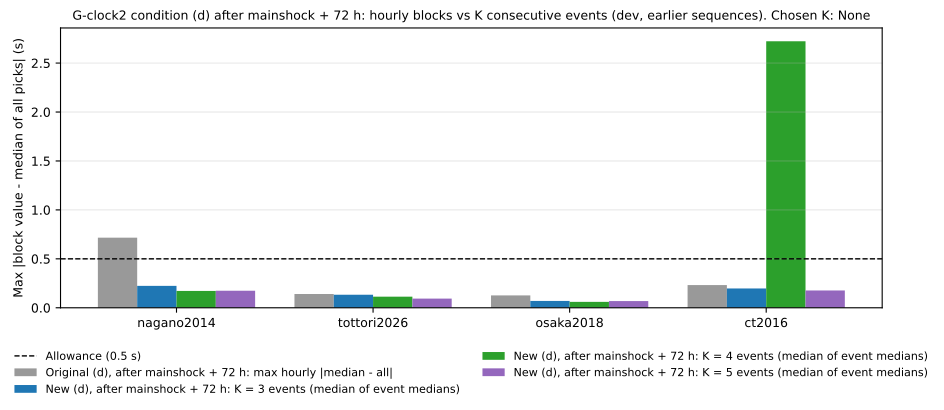

Source code (Python):
#!/usr/bin/env python3
# =============================================================================
# Script : 25_04z_gclock2_test_period_block_dev.py  (v1)
#          [事前登録 25(島根県西部 2018)の G-clock2 (d) の作り直しの 3 回目の dev。25_04y の「続いた K 地震」を、試験の地震を取る
#           期間(本震 + 72 h より後)だけで見る形を、既に結果の出た系列のキャッシュで試す。あわせて、外れた地震がいつ起きたかを出す。
#           島根のデータは一つも読まない。位置の計算はしない]
# Project: ARGUS(新生)— 事前登録 25 の準備(規則を凍結する前の dev)
#
# なぜ 3 回目か(2 回目 25_04y v1 SHA-256 8c7f891c… の結果。2026-11-17、4 系列):
#   続いた K 地震(K = 2・3・4、地震ごとの中央値の中央値)は、4 系列の全ての K で、元のキャッシュで FAIL した。
#   最も外れた窓の始まり(JST): 長野 2014-11-22 23:07・11-23 12:47、鳥取 2026-01-06 10:26〜10:48、大阪 2018-06-18 08:04〜08:07、
#   鳥取中部 2016-10-21 15:11・23:58。どれも本震から十数時間以内で、続いた 2〜3 地震の P がまとめて数 s〜十数 s 外れていた。
#   大阪(_a04)と長野(_r1)のキャッシュは、既に R1(発生の 15 s 前〜5 s 後に別の地震がある地震を除く)を当てたものなので、
#   気象庁の一覧にある地震との重なりでは説明できない(本震直後の一覧に載らない地震や本震のコーダを拾ったと考えられる。この dev で
#   「本震からの時間」を出して確かめる)。陰性対照の割合 1.000 は、元のキャッシュが既に FAIL なので、足す前から決まっていた値。
#   25_04y の作りは捨てる(事前登録 25 で開示する)。
#
# 新しい (d)(案。この dev の後に事前登録 25 で凍結する):
#   0. 見る地震: 本震(キャッシュで Mj 最大)の発生から 72 h より後の地震だけ(試験の候補を取る期間と同じ。24 の POOL_H = 72 h)。
#      理由: (d) が守るのは試験の地震の時刻。本震直後の数十時間は、一覧に載らない地震が多く、検測の取り違えが続いて起き、
#      全ての局に同じだけ乗るずれと見分けられない(25_04y)。その期間の地震は試験に使わない。
#   1. 残り r = P の時刻 − 震源距離 / 6.0 km/s(24_04d と同じ。PhaseNet の P、p_fallback = 0)。0 の地震の全ての検測の中央値 M を引く。
#   2. 0 の地震を発生時刻の順に並べ、続いた K 個の地震ごとに、地震ごとの検測の中央値の中央値 − M を出す。
#      その K 地震の検測が合わせて 20 以上の時だけ判定する。
#   3. 全ての判定した窓で |値| ≤ 0.5 s なら合格。判定した窓が 1 つも無ければ合格としない。
#   考え方: K ≥ 3 の中央値の中央値は、1 地震だけの外れ(大きさによらない)では、他の地震が正常なら動かない。
#   限界: 区切り(約 2 時間)に地震が 1 つしかない時の組み立ての誤りは、その 1 地震の誤差と見分けられない(元の (d) と同じ)。
#         本震 + 72 h までの地震の時刻は (d) では見ない(事前登録 25 で書く)。
#
# K の選び方(この dev を回す前に決めた。回した後に変えない):
#   K ∈ {3, 4, 5} のうち、次を全て満たす最小の K を事前登録 25 で使う(K = 2 は 2 つの中央値の平均になり、1 地震 ±3 s で必ず外れるので外した)。
#   (i)  4 系列の元のキャッシュで全て合格。
#   (ii) 陰性対照(0 の地震の 1 つの全ての局に ±1・±3・±10 s のどれか。全ての地震について 1 つずつ): FAIL になった割合が、
#        6 つのずれのどれでも、4 系列の全てで 0.01 以下。
#   (iii)陽性対照(続いた 4 地震の全ての局に +0.6 s。全ての始まりについて): 見つけた割合が 4 系列の全てで 0.95 以上。
#   --cache に書いた系列が 1 つでも読めない時は K を選ばない。どの K も満たさなければ、満たさなかった項目を貼って作りを見直す。
#   記述(判定には使わない): 本震からの時間と外れた地震の一覧(全ての期間、|地震の中央値 − M| の大きい順に 10)、全ての期間で見た同じ K の値、
#   元の (d)(1 時間ごと・本震 + 72 h より後)、続いた 1・2・3・4 地震に +0.6 s を足した時に見つけた割合、窓の長さ。
#
# Usage(Colab。25_04y と同じノートで回せる。セルは 25_04z_COLAB_JA.md の Z1・Z2):
#   !python /content/drive/MyDrive/ARGUS/src/25_04z_gclock2_test_period_block_dev.py --cache 名前=場所 ... --out /content/drive/MyDrive/ARGUS/data/25_04z
# 出力  : <out>/25_04z_gclock2_test_period_block_dev.json / .pdf。(i)〜(iii) を満たす K が無ければ exit code 1。
# =============================================================================
import sys, json, argparse, hashlib
from datetime import datetime, timedelta
from pathlib import Path
import numpy as np

ap = argparse.ArgumentParser(description="25_04z: 新しい G-clock2 (d)(本震 + 72 h より後の続いた K 地震ごと)の dev。既に結果の出た系列のキャッシュだけを読む")
ap.add_argument("--cache", action="append", default=[], help="名前=キャッシュの場所(.pt)。何度でも")
ap.add_argument("--out", default="", help="出力の置き場所")
ap.add_argument("--selftest", action="store_true")
a = ap.parse_args()
VP, MIN_N, TOL = 6.0, 20, 0.5
KS = (3, 4, 5)
POOL_H = 72.0
NEG_SHIFTS, POS_SHIFT, POS_LEN = (1.0, -1.0, 3.0, -3.0, 10.0, -10.0), 0.6, 4
NEG_MAX_RATE, POS_MIN_RATE = 0.01, 0.95
TAG = "[25_04z]"

def jst_sec(ot):                                                 # 24_04d と同じ: 秒で切って 9 時間を足す
    t = datetime.strptime(str(ot).replace("T", " ")[:19], "%Y-%m-%d %H:%M:%S")
    return t + timedelta(hours=9)

def load_picks(EV):
    """24_04d と同じ残り。戻り値: 地震ごとの (発生時刻, 地震の番号, 残りの配列) を発生時刻の順に"""
    out = []
    for ie, e in enumerate(EV):
        n = int(e["n_real_stations"]); tp = np.asarray(e["tp_times"], float)[:n]; pf = np.asarray(e["p_fallback"]).astype(int)[:n]
        loc = np.asarray(e["sta_locs"], float)[:n]
        if "dist_km" in e: d = np.asarray(e["dist_km"], float)[:n]
        else:
            sl = np.asarray(e["src_loc"], float)
            epi = 111.19 * np.hypot(loc[:, 0] - sl[0], (loc[:, 1] - sl[1]) * np.cos(np.radians(sl[0]))); d = np.hypot(epi, sl[2])
        ok = (pf == 0) & np.isfinite(tp) & np.isfinite(d)
        if ok.any(): out.append((jst_sec(e["origin_time"]), ie, tp[ok] - d[ok] / VP, float(e["mw"])))
    out.sort(key=lambda x: (x[0], x[1]))
    return [(t, ie, r) for t, ie, r, _ in out], {ie: m for _, ie, _, m in out}

def judged_period(evs_all, t_main):
    """本震 + 72 h より後(ちょうど 72 h は含めない)の地震だけ"""
    return [x for x in evs_all if (x[0] - t_main).total_seconds() > POOL_H * 3600]

def wstat(rs, pooled=False):
    """窓の値: 地震ごとの中央値の中央値(pooled=True なら全ての検測をまとめた中央値)。検測が合わせて 20 未満なら None"""
    if sum(len(r) for r in rs) < MIN_N: return None
    if pooled: return float(np.median(np.concatenate(rs)))
    return float(np.median([np.median(r) for r in rs]))

def block_check(evs, K, M, pooled=False):
    """続いた K 地震ごとの |値 − M| の最大。戻り値 (最大, その窓の始まり, 窓の数)"""
    mx, at, nw = 0.0, None, 0
    for j in range(0, len(evs) - K + 1):
        w = wstat([evs[j + i][2] for i in range(K)], pooled)
        if w is None: continue
        v = w - M; nw += 1
        if abs(v) > abs(mx): mx, at = v, evs[j][0]
    return mx, at, nw

def window_spans_h(evs, K):
    return np.array([(evs[j + K - 1][0] - evs[j][0]).total_seconds() / 3600 for j in range(0, len(evs) - K + 1)
                     if sum(len(evs[j + i][2]) for i in range(K)) >= MIN_N])

def hourly(evs, M, multi_only=False):
    H = {}
    for t, ie, r in evs: H.setdefault(f"{t:%Y-%m-%d %H}", []).append((ie, r))
    v = []
    for h, xs in H.items():
        rr = np.concatenate([r for _, r in xs])
        if len(rr) < MIN_N or (multi_only and len(xs) < 2): continue
        v.append((abs(float(np.median(rr)) - M), h))
    return (max(v) if v else (None, None)), len(v)

def shifted_events(evs, idx, ds):
    return [(t, ie, (r + ds) if j in idx else r) for j, (t, ie, r) in enumerate(evs)]

def window_values(evs, K, M):
    """続いた K 地震の窓ごとの値(中央値 − M)。検測 20 未満の窓は NaN"""
    v = np.full(max(0, len(evs) - K + 1), np.nan)
    for j in range(len(v)):
        w = wstat([evs[j + i][2] for i in range(K)])
        if w is not None: v[j] = w - M
    return v

def max_with_shift(evs, K, M, base, S, ds):
    """地震の集合 S に ds を足した時の、全ての窓の |値| の最大(S に掛かる窓だけを計算し直す)"""
    lo, hi = max(0, min(S) - K + 1), min(len(base) - 1, max(S))
    outside = np.concatenate([base[:lo], base[hi + 1:]])
    m = float(np.nanmax(np.abs(outside))) if outside.size and np.isfinite(outside).any() else 0.0
    for j in range(lo, hi + 1):
        w = wstat([evs[j + i][2] + (ds if (j + i) in S else 0.0) for i in range(K)])
        if w is not None: m = max(m, abs(w - M))
    return m

def rates(evs, K, M):
    """陰性対照: 1 地震ずつ ±1・±3・±10 s → FAIL の割合(6 つのうち最大を判定に使う)。陽性対照: 続いた POS_LEN 地震に +0.6 s(全ての始まり)→ 見つけた割合。
    M は元のキャッシュの全体の中央値のまま(POS_LEN 地震は全体のごく一部なので、M の動きは小さい)"""
    base = window_values(evs, K, M)
    if not base.size or not np.isfinite(base).any():
        return dict(neg_fail_rate=None, neg_fail_rate_by_shift={}, n_neg=len(evs), pos_detect_rate=None, n_pos=0, detect_by_run_length={})
    by = {}
    for ds in NEG_SHIFTS:
        by[f"{ds:+g}"] = sum(max_with_shift(evs, K, M, base, {j}, ds) > TOL for j in range(len(evs))) / len(evs)
    def det(L):
        tot = max(0, len(evs) - L + 1)
        return (sum(max_with_shift(evs, K, M, base, set(range(j, j + L)), POS_SHIFT) > TOL for j in range(tot)) / tot) if tot else None, tot
    pos, pos_tot = det(POS_LEN)
    runs = {str(L): det(L)[0] for L in (1, 2, 3, 4)}
    return dict(neg_fail_rate=max(by.values()), neg_fail_rate_by_shift=by, n_neg=len(evs), pos_detect_rate=pos, n_pos=pos_tot,
                detect_by_run_length=runs)

def selftest():
    def check(c, m):
        if not c: sys.exit(f"{TAG} STOP: selftest に失敗: {m}")
    rng = np.random.default_rng(1)
    t0 = datetime(2018, 4, 12)
    evs = [(t0 + timedelta(minutes=40 * j), j, 0.3 + rng.normal(0, 0.15, 24)) for j in range(120)]
    M = float(np.median(np.concatenate([r for _, _, r in evs])))
    for K in KS: check(abs(block_check(evs, K, M)[0]) <= TOL, f"正常は合格 K={K}")
    check(abs(block_check(shifted_events(evs, {50}, 1.0), 3, M)[0]) <= TOL, "1 地震の全局 +1.0 s は K=3 で合格")
    big = [(t, ie, (np.concatenate([r, 0.3 + rng.normal(0, 0.15, 36)]) if ie == 50 else r[:5])) for t, ie, r in evs]   # 検測の多い 1 地震
    check(abs(block_check(shifted_events(big, {50}, 1.0), 3, M)[0]) <= TOL, "検測の多い 1 地震 +1.0 s も K=3 で合格(地震ごとの中央値の中央値)")
    check(abs(block_check(shifted_events(big, {50}, 1.0), 3, M, pooled=True)[0]) > TOL, "まとめた中央値なら不合格(違いの確かめ)")
    check(abs(block_check(shifted_events(evs, {50}, 1.0), 1, M)[0]) > TOL, "K=1(元の 1 時間・地震 1 つと同じ)では不合格")
    check(abs(block_check(shifted_events(evs, {50, 51, 52, 53}, 0.6), 3, M)[0]) > TOL, "続いた 4 地震 +0.6 s は K=3 で不合格")
    r = rates(evs, 3, M)
    check(r["neg_fail_rate"] <= NEG_MAX_RATE and r["pos_detect_rate"] >= POS_MIN_RATE, f"割合 {r}")
    base = window_values(evs, 3, M)
    for S in ({0}, {50}, {118, 119}, {10, 11, 12, 13}, {3, 4}):
        check(abs(max_with_shift(evs, 3, M, base, S, 0.7) - abs(block_check(shifted_events(evs, S, 0.7), 3, M)[0])) < 1e-12, f"速い計算と同じ {S}")
    few = [(t, ie, rr[:3]) for t, ie, rr in evs]                  # 1 地震 3 検測: K 地震を合わせても 20 未満の窓は判定しない
    check(block_check(few, 3, M)[2] == 0 and block_check(few, 4, M)[2] == 0, "検測 20 未満の窓は判定しない")
    tm = t0 - timedelta(hours=72) + timedelta(minutes=40 * 5)       # 6 つ目(40 分 × 5)がちょうど 72 h: 0〜5 番目は除き、6 番目から残す
    kept = judged_period(evs, tm)
    check(len(kept) == 114 and kept[0][1] == 6, f"本震 + 72 h の切り方(ちょうど 72 h は除く) {len(kept)}")
    EVm = [dict(n_real_stations=2, tp_times=[5.0, 7.0], p_fallback=[0, 1], sta_locs=[[35.0, 132.0], [35.1, 132.1]], dist_km=[30.0, 40.0],
                origin_time="2018-04-08 16:32:30.81", mw=6.1)]
    ev1, mj1 = load_picks(EVm)
    check(len(ev1) == 1 and abs(ev1[0][2][0] - 0.0) < 1e-12 and ev1[0][0] == datetime(2018, 4, 9, 1, 32, 30) and mj1[0] == 6.1,
          "残り・p_fallback・JST・Mj の読み方")
    print(f"{TAG} selftest: 正常・陰性対照・陽性対照・K=1 との違い・検測の多い 1 地震・まとめた中央値との違い・割合・速い計算と総当たりの一致・検測 20 未満・72 h の切り方・読み方の 11 例に合格")

selftest()
if a.selftest: sys.exit(0)
import torch
if not a.cache: sys.exit(f"{TAG} STOP: --cache が 1 つも無い")
OUT = Path(a.out) if a.out else Path(".")
OUT.mkdir(parents=True, exist_ok=True)
print(f"{TAG} 本スクリプト v1 SHA-256 {hashlib.sha256(Path(__file__).read_bytes()).hexdigest()}")
RES = {}; SKIP = []
for spec in a.cache:
    if "=" not in spec: sys.exit(f"{TAG} STOP: --cache は 名前=場所 の形({spec})")
    name, path = spec.split("=", 1); p = Path(path)
    if not p.exists():
        print(f"\n{TAG} {name}: {p} が無いので飛ばす(K は選ばない)"); SKIP.append(name); continue
    sha = hashlib.sha256(p.read_bytes()).hexdigest()
    EV = torch.load(p, weights_only=False); evs_all, MJ = load_picks(EV)
    im = int(np.argmax([float(e["mw"]) for e in EV])); t_main = jst_sec(EV[im]["origin_time"])
    evs = judged_period(evs_all, t_main)
    if not evs:
        print(f"\n{TAG} {name}: 本震 + {POOL_H:g} h より後に P を測った地震が無いので飛ばす(K は選ばない)"); SKIP.append(name); continue
    allr = np.concatenate([r for _, _, r in evs]); M = float(np.median(allr))
    f = lambda x: "—" if x is None else f"{x:.3f}"
    print(f"\n{TAG} ===== {name}: {p.name}  SHA-256 {sha[:12]}…  地震 {len(EV)}(P を測った地震 {len(evs_all)})  本震 {t_main:%Y-%m-%d %H:%M:%S} JST・Mj {float(EV[im]['mw']):.1f}")
    print(f"{TAG} {name}: 見る地震(本震 + {POOL_H:g} h より後){len(evs)}・検測 {len(allr)}  その中央値 M {M:+.3f} s")
    Ma = float(np.median(np.concatenate([r for _, _, r in evs_all])))
    top = sorted(evs_all, key=lambda x: -abs(float(np.median(x[2])) - Ma))[:10]
    print(f"{TAG} {name}: 記述 外れた地震(全ての期間・|地震の中央値 − 全ての期間の中央値 {Ma:+.3f}| の大きい順に 10。本震からの時間・Mj・検測の数): " +
          "  ".join(f"{float(np.median(r)) - Ma:+.2f} s({(t - t_main).total_seconds() / 3600:.1f} h, Mj {MJ[ie]:.1f}, n={len(r)})" for t, ie, r in top))
    (ho, hh), nh = hourly(evs, M); (hm, hhm), nhm = hourly(evs, M, multi_only=True)
    print(f"{TAG} {name}: 参考 元の (d) 1 時間ごと(本震 + {POOL_H:g} h より後): {nh} 時間・最大 {f(ho)} s({hh})   地震 2 つ以上の 1 時間だけ: {nhm} 時間・最大 {f(hm)} s({hhm})")
    R = dict(cache=str(p), cache_sha256=sha, n_events=len(EV), n_events_with_p=len(evs_all), mainshock_jst=f"{t_main:%Y-%m-%d %H:%M:%S}",
             mainshock_mj=float(EV[im]["mw"]), n_events_judged_period=len(evs), n_picks=int(len(allr)), median_judged_period_s=M,
             top_outlier_events_all_period=[dict(dev_s=float(np.median(r)) - Ma, hours_after_main=(t - t_main).total_seconds() / 3600, mj=MJ[ie], n=len(r),
                                                 origin_jst=f"{t:%Y-%m-%d %H:%M:%S}") for t, ie, r in top],
             hourly=dict(n_hours=nh, max_abs_s=ho, worst_hour=hh), hourly_multi_event=dict(n_hours=nhm, max_abs_s=hm, worst_hour=hhm), by_K={})
    for K in KS:
        mx, at, nw = block_check(evs, K, M); rr = rates(evs, K, M)
        mxp = block_check(evs, K, M, pooled=True)[0]; sp = window_spans_h(evs, K)
        mxa, ata, _ = block_check(evs_all, K, Ma)
        ok = abs(mx) <= TOL and nw > 0
        R["by_K"][str(K)] = dict(max_abs_s=abs(mx), worst_value_s=mx, worst_window_start_jst=(None if at is None else f"{at:%Y-%m-%d %H:%M}"),
                                 n_windows=nw, pass_original=bool(ok), pooled_max_abs_s=abs(mxp), all_period_max_abs_s=abs(mxa),
                                 all_period_worst_window_start_jst=(None if ata is None else f"{ata:%Y-%m-%d %H:%M}"),
                                 window_span_h=dict(median=(float(np.median(sp)) if sp.size else None), p90=(float(np.percentile(sp, 90)) if sp.size else None),
                                                    share_over_2h=(float(np.mean(sp > 2.0)) if sp.size else None)), **rr)
        x = R["by_K"][str(K)]
        print(f"{TAG} {name}: K={K}: 窓 {nw}・最大 |地震ごとの中央値の中央値 − 全体| {abs(mx):.3f} s({'—' if at is None else f'{at:%Y-%m-%d %H:%M}'} からの窓)→ "
              f"{'PASS' if ok else 'FAIL'}(参考: まとめた中央値なら {abs(mxp):.3f} s。全ての期間で見ると {abs(mxa):.3f} s、"
              f"{'—' if ata is None else f'{ata:%Y-%m-%d %H:%M}'} からの窓)")
        print(f"{TAG} {name}: K={K}:   陰性対照(1 地震ずつ)FAIL の割合 最大 {f(rr['neg_fail_rate'])}(" +
              "  ".join(f"{k} s: {v:.3f}" for k, v in rr["neg_fail_rate_by_shift"].items()) + f"。{rr['n_neg']} 地震)")
        print(f"{TAG} {name}: K={K}:   陽性対照(続いた {POS_LEN} 地震 +{POS_SHIFT} s)見つけた割合 {f(rr['pos_detect_rate'])}({rr['n_pos']} 回)   "
              f"記述: 続いた 1・2・3・4 地震 " + " / ".join(f(v) for v in rr["detect_by_run_length"].values()) +
              f"   窓の長さ 中央値 {f(x['window_span_h']['median'])} h・90% {f(x['window_span_h']['p90'])} h・2 h を超える割合 {f(x['window_span_h']['share_over_2h'])}")
    RES[name] = R
if not RES: sys.exit(f"{TAG} STOP: 読めたキャッシュが 0")
chosen = None; why = {}
for K in KS:
    bad = [f"{n}: 読めなかった" for n in SKIP]
    for name, R in RES.items():
        x = R["by_K"][str(K)]
        if not x["pass_original"]: bad.append(f"{name}: (i) 元のキャッシュで FAIL")
        if x["neg_fail_rate"] is None or x["neg_fail_rate"] > NEG_MAX_RATE: bad.append(f"{name}: (ii) 陰性対照 {x['neg_fail_rate']}")
        if x["pos_detect_rate"] is None or x["pos_detect_rate"] < POS_MIN_RATE: bad.append(f"{name}: (iii) 陽性対照 {x['pos_detect_rate']}")
    why[str(K)] = bad
    if not bad and chosen is None: chosen = K
print(f"\n{TAG} K ごとの満たさなかった項目: " + "  ".join(f"K={k}: {('なし' if not v else '; '.join(v))}" for k, v in why.items()))
print(f"{TAG} 選んだ K(事前に決めた規則: (i)〜(iii) を満たす最小の K): {chosen if chosen else 'なし(作りを見直す)'}")
json.dump(dict(script="25_04z_gclock2_test_period_block_dev.py", version="v1", script_sha256=hashlib.sha256(Path(__file__).read_bytes()).hexdigest(),
               purpose="third dev of the new G-clock2 condition (d) for preregistration 25 (K consecutive events after mainshock + 72 h, median of event medians); "
                       "caches of sequences already tested or stopped only; no Shimane data; no location or method error",
               rule=dict(vp_kms=VP, min_n=MIN_N, tol_s=TOL, ks=list(KS), judged_period="origin > mainshock (max Mj in cache) + 72 h", window_value="median of per-event medians", neg_shifts_s=list(NEG_SHIFTS),
                         pos_shift_s=POS_SHIFT, pos_len_events=POS_LEN,
                         neg_max_rate=NEG_MAX_RATE, pos_min_rate=POS_MIN_RATE),
               results=RES, unmet_by_K=why, chosen_K=chosen),
          open(OUT / "25_04z_gclock2_test_period_block_dev.json", "w"), indent=1, default=str)

import matplotlib
matplotlib.use("Agg")
import matplotlib.pyplot as plt
plt.rcParams.update({"figure.facecolor": "white", "axes.facecolor": "white", "savefig.facecolor": "white", "font.size": 9, "pdf.fonttype": 42})
names = list(RES); x = np.arange(len(names)); bw = 0.2
fig, ax = plt.subplots(figsize=(10, 4.2))
ax.bar(x - 1.5 * bw, [RES[k]["hourly"]["max_abs_s"] or 0 for k in names], bw, color="0.6", label="Original (d), after mainshock + 72 h: max hourly |median - all|")
for j, (K, col) in enumerate(zip(KS, ("tab:blue", "tab:green", "tab:purple"))):
    ax.bar(x + (j - 0.5) * bw, [RES[k]["by_K"][str(K)]["max_abs_s"] for k in names], bw, color=col, label=f"New (d), after mainshock + 72 h: K = {K} events (median of event medians)")
ax.axhline(TOL, color="k", ls="--", lw=1, label=f"Allowance ({TOL} s)")
ax.set_xticks(x); ax.set_xticklabels(names); ax.set_ylabel("Max |block value - median of all picks| (s)")
ax.set_title(f"G-clock2 condition (d) after mainshock + 72 h: hourly blocks vs K consecutive events (dev, earlier sequences). Chosen K: {chosen}", fontsize=9)
ax.grid(alpha=0.3, axis="y"); ax.legend(loc="upper center", bbox_to_anchor=(0.5, -0.12), ncol=2, frameon=False, fontsize=8)
fig.tight_layout(); fig.savefig(OUT / "25_04z_gclock2_test_period_block_dev.pdf", bbox_inches="tight"); plt.close(fig)
print(f"{TAG} 出力: {OUT / '25_04z_gclock2_test_period_block_dev.json'}、{OUT / '25_04z_gclock2_test_period_block_dev.pdf'}")
if chosen is None: sys.exit(f"{TAG} (i)〜(iii) を満たす K が無い(この出力を貼る。作りを見直す)")
